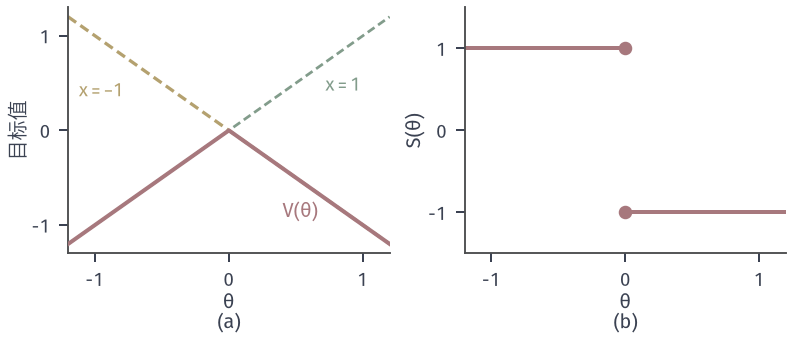

Source code (Python):
from pathlib import Path
import sys
sys.path.insert(0, str(Path(__file__).resolve().parents[1]/'sens-common'))
from sens_core import *
# min theta*x on {-1,1}. Branch values and the selected solution.
fig, axs = figure(width_mm=112, height_mm=48, ncols=2)
T = np.linspace(-1.2, 1.2, 241)
ax = axs[0]
ax.plot(T, T, color=GREEN, lw=1.1, ls='--', dashes=(3, 1.6), zorder=2); ax.plot(T, -T, color=YELLOW, lw=1.3, ls='--', dashes=(3, 1.6), zorder=2)
ax.plot(T, -abs(T), color=RED, lw=1.6, zorder=3)
ax.text(.72, .42, '$x=1$', fontsize=7.5, color=GREEN); ax.text(-1.12, .36, '$x=-1$', fontsize=7.5, color=YELLOW)
ax.text(.4, -.92, r'$V(\theta)$', fontsize=8, color=RED)
clean(ax, (-1.2, 1.2), (-1.3, 1.3), xlabel=r'$\theta$', sub='(a)', ylabel='目标值'); ax.set_xticks([-1, 0, 1]); ax.set_yticks([-1, 0, 1])
ax = axs[1]
ax.plot([-1.2, 0], [1, 1], color=RED, lw=1.6); ax.plot([0, 1.2], [-1, -1], color=RED, lw=1.6)
ax.plot([0, 0], [1, -1], 'o', color=RED, ms=4.4)
clean(ax, (-1.2, 1.2), (-1.5, 1.5), xlabel=r'$\theta$', sub='(b)', ylabel=r'$\bm{S}(\theta)$'.replace(r'\bm{S}', 'S')); ax.set_xticks([-1, 0, 1]); ax.set_yticks([-1, 0, 1])
save(fig, Path(__file__).resolve().parent, 'figure', {'V': '-|theta|'})
